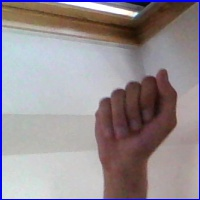
#> input picture Dataset/asl_alphabet/A/A1865.jpg, 200 x 200 px, found by its file name; its folder holds 3 pictures in this run
$ python orb_pipeline.py
#> lines starting #> are read from the running program, lines starting #| are printed output that depends on the picture
import os
import cv2
import numpy as np
import joblib
from tqdm import tqdm
from sklearn.cluster import MiniBatchKMeans
from sklearn.ensemble import RandomForestClassifier
from sklearn.naive_bayes import MultinomialNB
from sklearn.metrics import classification_report

# --- CONFIGURATION ---
# Change these paths to your local Kaggle folders!
DATA_DIR = "Dataset\\asl_alphabet"
VOCAB_SIZE = 1500  # The number of "words" in our visual dictionary
MAX_IMAGES_PER_CLASS = 500  # Keep this low for your first test run!

def build_bovw_pipeline():
    print("Initializing ORB...")
    # nfeatures limits how many points it finds per image to keep math fast
    orb = cv2.ORB_create(nfeatures=300)

    classes = os.listdir(DATA_DIR)

    # We need lists to store our data
    all_descriptors = [] # The giant pool for clustering
    image_descriptors = [] # Storing descriptors per image for later
    labels = []

    # ==========================================
    # STEP 1: EXTRACT ORB DESCRIPTORS
    # ==========================================
    print("\nStep 1: Extracting ORB features from images...")

    for class_name in tqdm(classes, desc="Processing Classes"):
        class_dir = os.path.join(DATA_DIR, class_name)
        if not os.path.isdir(class_dir): continue

        img_names = os.listdir(class_dir)[:MAX_IMAGES_PER_CLASS] # LIMITING DATA

        for img_name in img_names:
            img_path = os.path.join(class_dir, img_name)
            img = cv2.imread(img_path, cv2.IMREAD_GRAYSCALE)
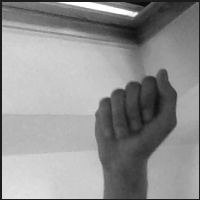
#> img: shape (200, 200); min 9, max 255, mean 145.3

            if img is None: continue

            # Find the keypoints and descriptors
            keypoints, descriptors = orb.detectAndCompute(img, None)
#> keypoints = 76 keypoints; strongest (x, y, size): (123, 88, 31), (109, 96, 37.2), (102, 100, 64.3), (124, 88, 37.2)

            if descriptors is not None:
                all_descriptors.extend(descriptors)
                image_descriptors.append(descriptors)
                labels.append(class_name)
            else:
                # If ORB found absolutely nothing (pure black image), skip it
                pass
#> pass 2 of the loop in build_bovw_pipeline, `for class_name in tqdm(classes, desc="Processing Classes"):`:
#> img_names = ['B1269.jpg']
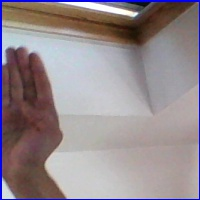
#> input picture Dataset/asl_alphabet/B/B1269.jpg, 200 x 200 px, found by its file name
#> in build_bovw_pipeline, `img = cv2.imread(img_path, cv2.IMREAD_GRAYSCALE)`:
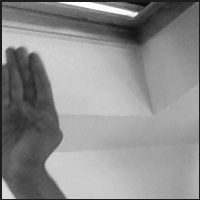
#> img: shape (200, 200); min 9, max 255, mean 141.6
#> keypoints = 19 keypoints; strongest (x, y, size): (32, 53, 31), (34, 53, 31), (62, 135, 53.6), (60, 138, 53.6)

    # Convert the giant pool to a numpy array (must be float32 for K-Means)
    all_descriptors = np.array(all_descriptors, dtype=np.float32)

    # ==========================================
    # STEP 2: BUILD THE VISUAL DICTIONARY
    # ==========================================
    print(f"\nStep 2: Clustering {len(all_descriptors)} descriptors into {VOCAB_SIZE} visual words...")
    print("This might take a moment...")

    # We use MiniBatchKMeans because standard KMeans will crash your RAM on large datasets
    kmeans = MiniBatchKMeans(n_clusters=VOCAB_SIZE, batch_size=3000, random_state=42)
#> (the run stopped early here; a loop or call above may not have finished)
